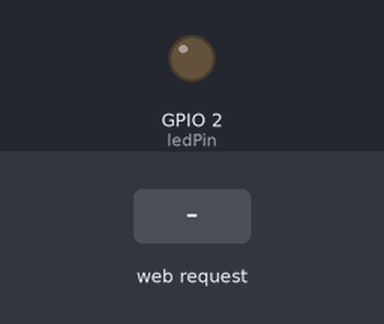
This sketch was run on a simulated ESP32-S3. Shown: output pins drawn as LEDs (lit = HIGH). The test bench sets the inputs (shaded band). WiFi joins after 1.5 s; servers stay silent unless stated; what the sketch prints to the serial monitor is not drawn.

Above: at 2.7 s.
2.8 s: HTTP request GET /toggle received
At 3.7 s:
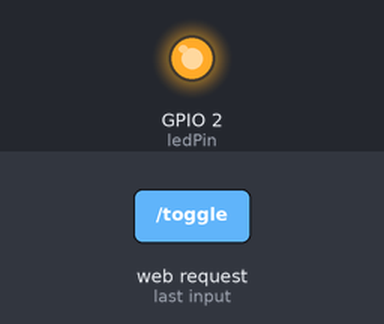
Timing chart, 0 to 5.8 s (numbered marks = the images above; inputs shaded):
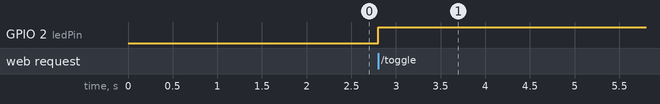

Measured:
- after the input at 2.8 s, GPIO 2 (ledPin): LOW → HIGH at once

The sketch:

main.ino
```cpp
#include <WiFi.h> //wifi lib
#include <WebServer.h> //http req

const char* ssid = "pass";
const char* password = "asdasad";

WebServer server(80); //http server on port 80

//frontend
// This function returns a raw string of text formatted as a webpage.
// It maps perfectly to a front-end view template in web development.
String getHTML() {
  String html = "<!DOCTYPE html><html>";
  html += "<head><meta name='viewport' content='width=device-width, initial-scale=1'>";
  // Simple CSS styling to make a clean, centered green button on your phone
  html += "<style>body{text-align:center; font-family:sans-serif; background:#f4f4f4; color:#333;}"
          ".btn{display:inline-block; padding:20px 40px; font-size:24px; background:#23c470; "
          "color:white; border:none; border-radius:8px; text-decoration:none; box-shadow:0 4px 6px rgba(0,0,0,0.1);}</style></head>";
  html += "<body><h1>ESP32-S3 Web Control</h1>";
  html += "<p>Press the button below to wirelessly trigger hardware execution.</p>";
  // When clicked, this hyperlink redirects your browser to the "/toggle" URL path
  html += "<p><a href='/toggle' class='btn'>TOGGLE ONBOARD LED</a></p>";
  html += "</body></html>";
  return html;
}
//route controllers/controllers

int ledPin = 2;

void handleRoot() {
    server.send(200, "text/html", getHTML()); //status 200
}

void handleToggle() {
    //reads e_state of led, inverts it, then writes the new !state back to the pin
    Serial.println("TOGGLE HIT");
    digitalWrite(ledPin, !digitalRead(ledPin));
    server.send(200, "text/html", getHTML());
}

//firmware setup
void setup() {
    Serial.begin(115200);
    pinMode(ledPin, OUTPUT);

//pointer to home wifi
    Serial.print("connecting to WiFi");
    WiFi.begin(ssid, password);

    //blocking loop: wait till router assigns IP
    while(WiFi.status() != WL_CONNECTED) {
        delay(500);
        Serial.print(".");
    }

    Serial.println("\nConnected Successfully!");
    Serial.print("Your local URL is: http://"); Serial.println(WiFi.localIP());

    //url routing config
    server.on("/", handleRoot); //if base URL requested, run handleroot
    server.on("/toggle", handleToggle); //if /toggle path then run handleToggle. kinda like getmapping

    //fire up internal web server engine
    server.begin();
    Serial.println("HTTP Web Server Started!");

}

void loop() {
    //async network listener
    server.handleClient();
}
```
